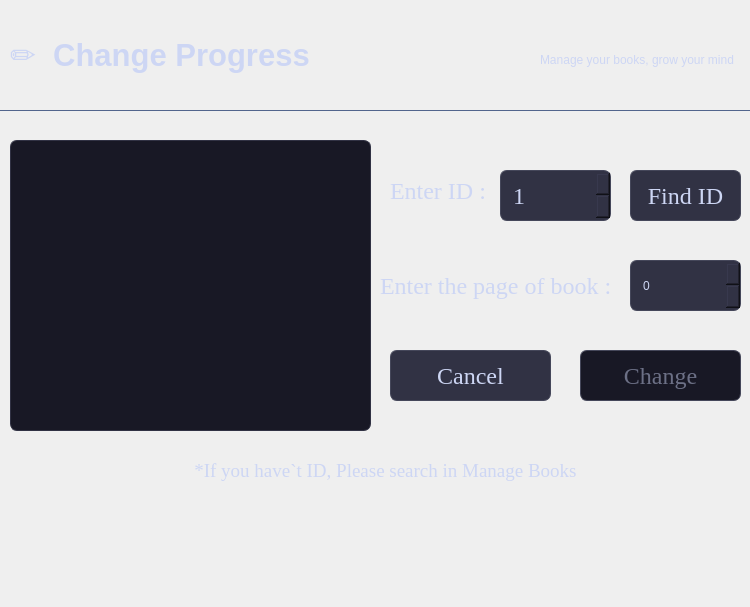
<?xml version="1.0" encoding="UTF-8"?>
<ui version="4.0">
 <class>Form</class>
 <widget class="QWidget" name="Form">
  <property name="geometry">
   <rect>
    <x>0</x>
    <y>0</y>
    <width>750</width>
    <height>607</height>
   </rect>
  </property>
  <property name="minimumSize">
   <size>
    <width>750</width>
    <height>0</height>
   </size>
  </property>
  <property name="maximumSize">
   <size>
    <width>750</width>
    <height>16777215</height>
   </size>
  </property>
  <property name="windowTitle">
   <string>Form</string>
  </property>
  <widget class="QWidget" name="widget" native="true">
   <property name="geometry">
    <rect>
     <x>0</x>
     <y>0</y>
     <width>750</width>
     <height>611</height>
    </rect>
   </property>
   <property name="maximumSize">
    <size>
     <width>750</width>
     <height>16777215</height>
    </size>
   </property>
   <property name="styleSheet">
    <string notr="true">QMainWindow, QDialog {
    background-color: #1e1e2e;
    color: #cdd6f4;
}

QLabel {
    color: #cdd6f4;
    background-color: transparent;
}

QPushButton {
    background-color: #313244;
    color: #cdd6f4;
    border: 1px solid #45475a;
    border-radius: 7px;
    padding: 8px 14px;
}

QPushButton:hover {
    background-color: #45475a;
}

QPushButton:pressed {
    background-color: #585b70;
}

QPushButton:disabled {
    background-color: #181825;
    color: #6c7086;
}

QLineEdit {
    background-color: #313244;
    color: #cdd6f4;
    border: 1px solid #45475a;
    border-radius: 7px;
    padding: 7px 10px;
}

QLineEdit:focus {
    border: 1px solid #89b4fa;
}

QTextBrowser,
QTextEdit {
    background-color: #181825;
    color: #cdd6f4;
    border: 1px solid #313244;
    border-radius: 7px;
    padding: 8px;
}

QTextBrowser:focus,
QTextEdit:focus {
    border: 1px solid #89b4fa;
}

QComboBox {
    background-color: #313244;
    color: #cdd6f4;
    border: 1px solid #45475a;
    border-radius: 7px;
    padding: 7px 10px;
}

QComboBox:hover {
    border: 1px solid #585b70;
}

QComboBox:focus {
    border: 1px solid #89b4fa;
}

QComboBox QAbstractItemView {
    background-color: #313244;
    color: #cdd6f4;
    selection-background-color: #45475a;
}

QListWidget {
    background-color: #181825;
    color: #cdd6f4;
    border: 1px solid #313244;
    border-radius: 7px;
}

QListWidget::item {
    padding: 7px;
}

QListWidget::item:hover {
    background-color: #313244;
}

QListWidget::item:selected {
    background-color: #45475a;
    color: #ffffff;
}

QTableWidget {
    background-color: #181825;
    color: #cdd6f4;
    border: 1px solid #313244;
    gridline-color: #313244;
    selection-background-color: #45475a;
    selection-color: #ffffff;
}

QHeaderView::section {
    background-color: #313244;
    color: #cdd6f4;
    padding: 7px;
    border: none;
}

QGroupBox {
    color: #cdd6f4;
    border: 1px solid #313244;
    border-radius: 8px;
    margin-top: 10px;
    padding: 10px;
}

QGroupBox::title {
    subcontrol-origin: margin;
    left: 10px;
    padding: 0 5px;
    color: #89b4fa;
}

QScrollBar:vertical {
    background-color: #181825;
    width: 10px;
}

QScrollBar::handle:vertical {
    background-color: #45475a;
    border-radius: 5px;
    min-height: 30px;
}

QScrollBar::handle:vertical:hover {
    background-color: #585b70;
}

QScrollBar::add-line:vertical,
QScrollBar::sub-line:vertical {
    height: 0px;
}

QScrollBar:horizontal {
    background-color: #181825;
    height: 10px;
}

QScrollBar::handle:horizontal {
    background-color: #45475a;
    border-radius: 5px;
    min-width: 30px;
}

QScrollBar::handle:horizontal:hover {
    background-color: #585b70;
}

QToolTip {
    background-color: #313244;
    color: #cdd6f4;
    border: 1px solid #45475a;
    padding: 6px;
}
QSpinBox {
    background-color: #313244;
    color: #cdd6f4;
    border: 1px solid #45475a;
    border-radius: 7px;
    padding: 7px 10px;
}</string>
   </property>
   <widget class="QPushButton" name="btn_cancel">
    <property name="geometry">
     <rect>
      <x>390</x>
      <y>350</y>
      <width>161</width>
      <height>51</height>
     </rect>
    </property>
    <property name="font">
     <font>
      <family>Times New Roman</family>
      <pointsize>18</pointsize>
     </font>
    </property>
    <property name="text">
     <string>Cancel</string>
    </property>
   </widget>
   <widget class="QPushButton" name="btn_change">
    <property name="enabled">
     <bool>false</bool>
    </property>
    <property name="geometry">
     <rect>
      <x>580</x>
      <y>350</y>
      <width>161</width>
      <height>51</height>
     </rect>
    </property>
    <property name="font">
     <font>
      <family>Times New Roman</family>
      <pointsize>18</pointsize>
     </font>
    </property>
    <property name="text">
     <string>Change</string>
    </property>
   </widget>
   <widget class="QPushButton" name="btn_find">
    <property name="geometry">
     <rect>
      <x>630</x>
      <y>170</y>
      <width>111</width>
      <height>51</height>
     </rect>
    </property>
    <property name="font">
     <font>
      <family>Times New Roman</family>
      <pointsize>18</pointsize>
     </font>
    </property>
    <property name="text">
     <string>Find ID</string>
    </property>
   </widget>
   <widget class="QSpinBox" name="sb_find">
    <property name="geometry">
     <rect>
      <x>500</x>
      <y>170</y>
      <width>111</width>
      <height>51</height>
     </rect>
    </property>
    <property name="font">
     <font>
      <family>Times New Roman</family>
      <pointsize>18</pointsize>
     </font>
    </property>
    <property name="minimum">
     <number>1</number>
    </property>
    <property name="maximum">
     <number>999</number>
    </property>
   </widget>
   <widget class="QLabel" name="label_2">
    <property name="geometry">
     <rect>
      <x>380</x>
      <y>260</y>
      <width>231</width>
      <height>51</height>
     </rect>
    </property>
    <property name="font">
     <font>
      <family>Times New Roman</family>
      <pointsize>18</pointsize>
     </font>
    </property>
    <property name="text">
     <string>Enter the page of book : </string>
    </property>
   </widget>
   <widget class="QLabel" name="label_3">
    <property name="geometry">
     <rect>
      <x>120</x>
      <y>440</y>
      <width>531</width>
      <height>61</height>
     </rect>
    </property>
    <property name="font">
     <font>
      <family>Times New Roman</family>
      <pointsize>14</pointsize>
     </font>
    </property>
    <property name="text">
     <string>*If you have`t ID, Please search in Manage Books</string>
    </property>
    <property name="alignment">
     <set>Qt::AlignCenter</set>
    </property>
   </widget>
   <widget class="QTextBrowser" name="txtb_reading">
    <property name="geometry">
     <rect>
      <x>10</x>
      <y>140</y>
      <width>361</width>
      <height>291</height>
     </rect>
    </property>
    <property name="font">
     <font>
      <family>Tw Cen MT</family>
      <pointsize>28</pointsize>
     </font>
    </property>
   </widget>
   <widget class="QLabel" name="label">
    <property name="geometry">
     <rect>
      <x>390</x>
      <y>170</y>
      <width>101</width>
      <height>41</height>
     </rect>
    </property>
    <property name="font">
     <font>
      <family>Times New Roman</family>
      <pointsize>18</pointsize>
     </font>
    </property>
    <property name="text">
     <string>Enter ID : </string>
    </property>
   </widget>
   <widget class="QSpinBox" name="sb_page">
    <property name="enabled">
     <bool>false</bool>
    </property>
    <property name="geometry">
     <rect>
      <x>630</x>
      <y>260</y>
      <width>111</width>
      <height>51</height>
     </rect>
    </property>
    <property name="maximum">
     <number>9999</number>
    </property>
   </widget>
   <widget class="QLabel" name="label_4">
    <property name="geometry">
     <rect>
      <x>10</x>
      <y>20</y>
      <width>351</width>
      <height>71</height>
     </rect>
    </property>
    <property name="font">
     <font>
      <pointsize>23</pointsize>
      <bold>true</bold>
     </font>
    </property>
    <property name="text">
     <string>✏  Change Progress</string>
    </property>
   </widget>
   <widget class="QLabel" name="label_5">
    <property name="geometry">
     <rect>
      <x>540</x>
      <y>50</y>
      <width>211</width>
      <height>20</height>
     </rect>
    </property>
    <property name="text">
     <string>Manage your books, grow your mind</string>
    </property>
   </widget>
   <widget class="QWidget" name="widget_2" native="true">
    <property name="geometry">
     <rect>
      <x>0</x>
      <y>110</y>
      <width>761</width>
      <height>1</height>
     </rect>
    </property>
    <property name="minimumSize">
     <size>
      <width>0</width>
      <height>1</height>
     </size>
    </property>
    <property name="maximumSize">
     <size>
      <width>16777215</width>
      <height>1</height>
     </size>
    </property>
    <property name="styleSheet">
     <string notr="true">background-color: #52658d</string>
    </property>
   </widget>
  </widget>
 </widget>
 <resources/>
 <connections/>
</ui>
